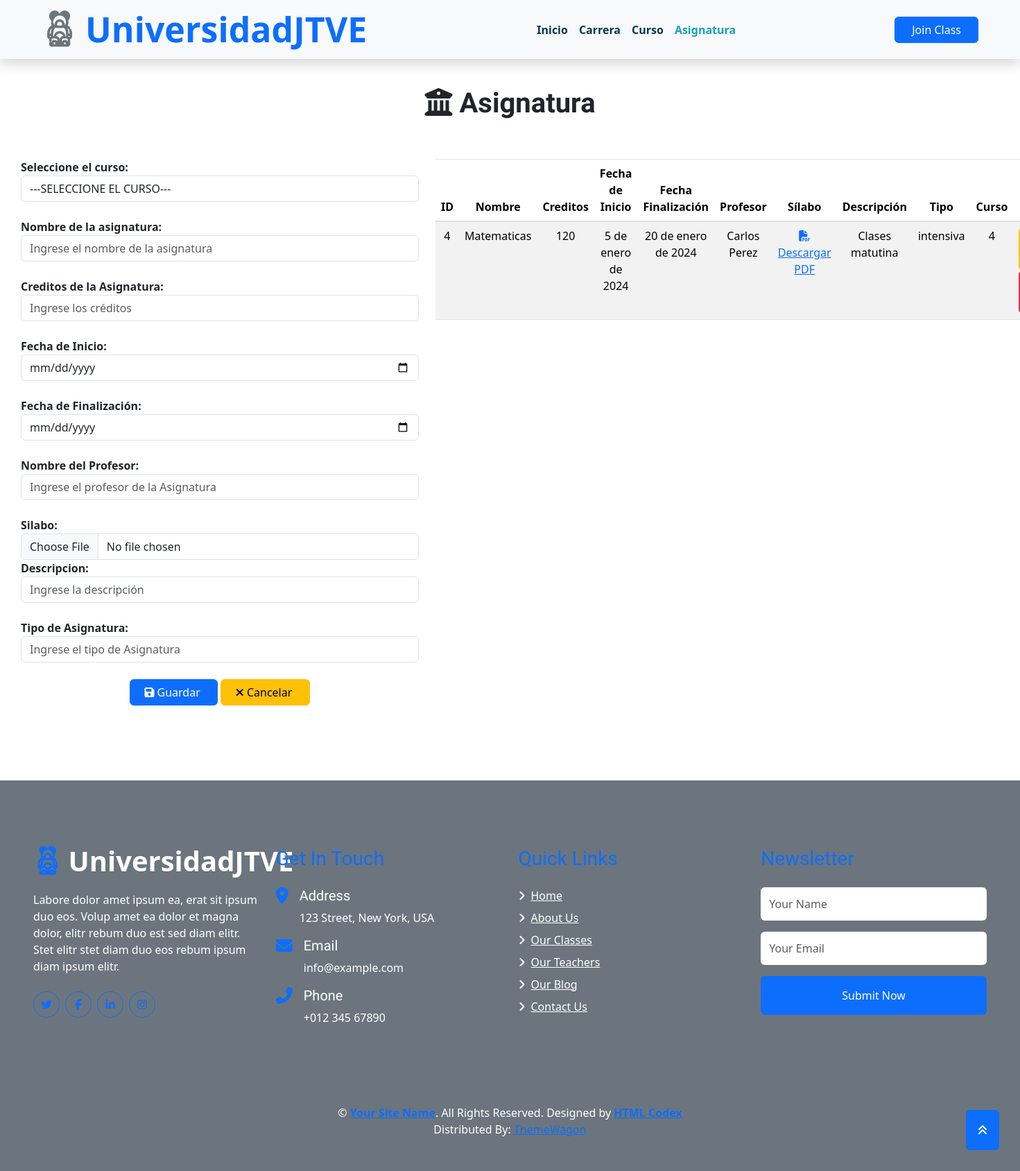
The app's page /asignatura/ with its own data.
### Aplicaciones/MatriculasJTVE/models.py (models this page shows)
class asignaturaJTVE(models.Model):
    idAsignaturaJTVE=models.AutoField(primary_key=True)
    nombreAsignaturaJTVE=models.CharField(max_length=150)
    creditosAsignaturaJTVE=models.CharField(max_length=150)
    fechaInicioAsignaturaJTVE=models.DateField()
    fechaFinalizacionAsignaturaJTVE=models.DateField()
    profesorAsignaturaJTVE=models.CharField(max_length=150)
    silaboAsignaturaJTVE=models.FileField(upload_to='pdfAsignaturaJTVE/')
    descripcionAsignaturaJTVE = models.TextField()
    tipoAsignaturaJTVE = models.CharField(max_length=150, null=True)
    cursoJTVE=models.ForeignKey(cursoJTVE,null=True,blank=True,on_delete=models.CASCADE)

class cursoJTVE(models.Model):
    idCursoJTVE=models.AutoField(primary_key=True)
    nivelCursoJTVE=models.CharField(max_length=150)
    descripcionCursoJTVE=models.CharField(max_length=150)
    aulaCursoJTVE=models.CharField(max_length=150)
    pisoCursoJTVE = models.CharField(max_length=150)
    duracionCursoJTVE = models.CharField(max_length=150)
    carreraJTVE=models.ForeignKey(carreraJTVE,null=True,blank=True,on_delete=models.CASCADE)

### Aplicaciones/MatriculasJTVE/views.py (the view)
# urls.py: path('asignatura/', views.asignatura, name='asignatura'),
def asignatura(request):
    asignaturas=asignaturaJTVE.objects.all()
    cursos=cursoJTVE.objects.all()
    return render(request,'asignatura.html',{'asignaturas':asignaturas, 'cursos': cursos,'navbar': 'asignatura'})

### Aplicaciones/MatriculasJTVE/templates/asignatura.html (shortened to what this page needs)
{% extends "./plantilla.html" %}
{% block contenido %}
{% load static %}
<div style="padding: 40px 30px 60px 30px;">
  <div class="text-center">
    <h1>
    <b>
      <i class="fa-solid fa-building-columns"></i>
      Asignatura
    </b>
    </h1>
    <br>
  </div>
    <br>
    <div class="row">
       <div class="col-md-5">
         <form class="" action="/guardarAsignatura/" method="post" enctype="multipart/form-data" id="frm_nuevo_cliente">
           <b>Seleccione el curso:</b><br>
          <select class="form-control" name="id_curso" id="id_curso" required>
            <option value="">---SELECCIONE EL CURSO---</option >
          </select><br>
            <b>Nombre de la asignatura:</b><br>
           <input type="text" name="nombreAsignaturaJTVE" value="" id="nombreAsignaturaJTVE" placeholder="Ingrese el nombre de la asignatura" class="form-control" required><br>
           <b>Creditos de la Asignatura:</b><br>
           <input type="text" name="creditosAsignaturaJTVE" value="" id="creditosAsignaturaJTVE" placeholder="Ingrese los créditos" class="form-control" required><br>
           <b>Fecha de Inicio:</b>
            <input type="date" name="fechaInicioAsignaturaJTVE" value="" id="fechaInicioAsignaturaJTVE" placeholder="Ingrese la fecha de inicio" class="form-control" required><br>
           <b>Fecha de Finalización:</b>
            <input type="date" name="fechaFinalizacionAsignaturaJTVE" value="" id="fechaFinalizacionAsignaturaJTVE" placeholder="Ingrese al fecha de finalización" class="form-control" required><br>
            <b>Nombre del Profesor:</b><br>
            <input type="text" name="profesorAsignaturaJTVE" value="" id="profesorAsignaturaJTVE" placeholder="Ingrese el profesor de la Asignatura" class="form-control" required><br>
            <b>Silabo:</b><br>
            <input type="file" name="silaboAsignaturaJTVE" accept=".pdf" id="silaboAsignaturaJTVE" class="form-control">
            <b>Descripcion:</b><br>
            <input type="text" name="descripcionAsignaturaJTVE" value="" id="descripcionAsignaturaJTVE" placeholder="Ingrese la descripción" class="form-control" required><br>
            <b>Tipo de Asignatura:</b><br>
            <input type="text" name="tipoAsignaturaJTVE" value="" id="tipoAsignaturaJTVE" placeholder="Ingrese el tipo de Asignatura" class="form-control" required><br>
            <center>
              <button type="submit" name="button" class="btn btn-primary">&nbsp;&nbsp;<i class="fa-solid fa-floppy-disk"></i>&nbsp;Guardar&nbsp;&nbsp;&nbsp;</button>
              <button type="reset" name="button" class="btn btn-warning">&nbsp;&nbsp;<i class="fa-solid fa-xmark"></i>&nbsp;Cancelar&nbsp;&nbsp;&nbsp;</button>
            </center>
         </form>
       </div>
       <div class="col-md-7 text-center">
         <table class="table table-striped" id="tbl_clientes">
           <thead>
             <tr>
               <th>ID</th>
               <th>Nombre</th>
               <th>Creditos</th>
               <th>Fecha de Inicio</th>
               <th>Fecha Finalización</th>
               <th>Profesor</th>
               <th>Sílabo</th>
               <th>Descripción</th>
               <th>Tipo</th>
               <th>Curso</th>
               <th>Acciones</th>
             </tr>
           </thead>
           <tbody>
             {% for asignatura in asignaturas %}
                <tr>
                  <td>{{asignatura.idAsignaturaJTVE}}</td>
                  <td>{{asignatura.nombreAsignaturaJTVE}}</td>
                  <td>{{asignatura.creditosAsignaturaJTVE}}</td>
                  <td>{{asignatura.fechaInicioAsignaturaJTVE}}</td>
                  <td>{{asignatura.fechaFinalizacionAsignaturaJTVE}}</td>
                  <td>{{asignatura.profesorAsignaturaJTVE}}</td>
                  <td>
                      {% if asignatura.silaboAsignaturaJTVE %}
                          <a href="{{ asignatura.silaboAsignaturaJTVE.url }}" target="_blank" download>
                              <i class="fas fa-file-pdf"></i> Descargar PDF
                          </a>
                      {% else %}
                          <b>N/A</b>
                      {% endif %}
                  </td>
                  <td>{{asignatura.descripcionAsignaturaJTVE}}</td>
                  <td>{{asignatura.tipoAsignaturaJTVE}}</td>
                  <td>{{asignatura.cursoJTVE.nivelCursoJTVE}}</td>
                  <td>
                  </td>
                </tr>
                {% endfor %}
           </tbody>
         </table>
       </div>
    </div>
</div>
  {% endblock %}

### records on screen
asignaturaJTVE: idAsignaturaJTVE "4", nombreAsignaturaJTVE "Matematicas", creditosAsignaturaJTVE "120", fechaInicioAsignaturaJTVE "5 de enero de 2024", fechaFinalizacionAsignaturaJTVE "20 de enero de 2024", profesorAsignaturaJTVE "Carlos Perez", descripcionAsignaturaJTVE "Clases matutina", tipoAsignaturaJTVE "intensiva", cursoJTVE.nivelCursoJTVE "4"
